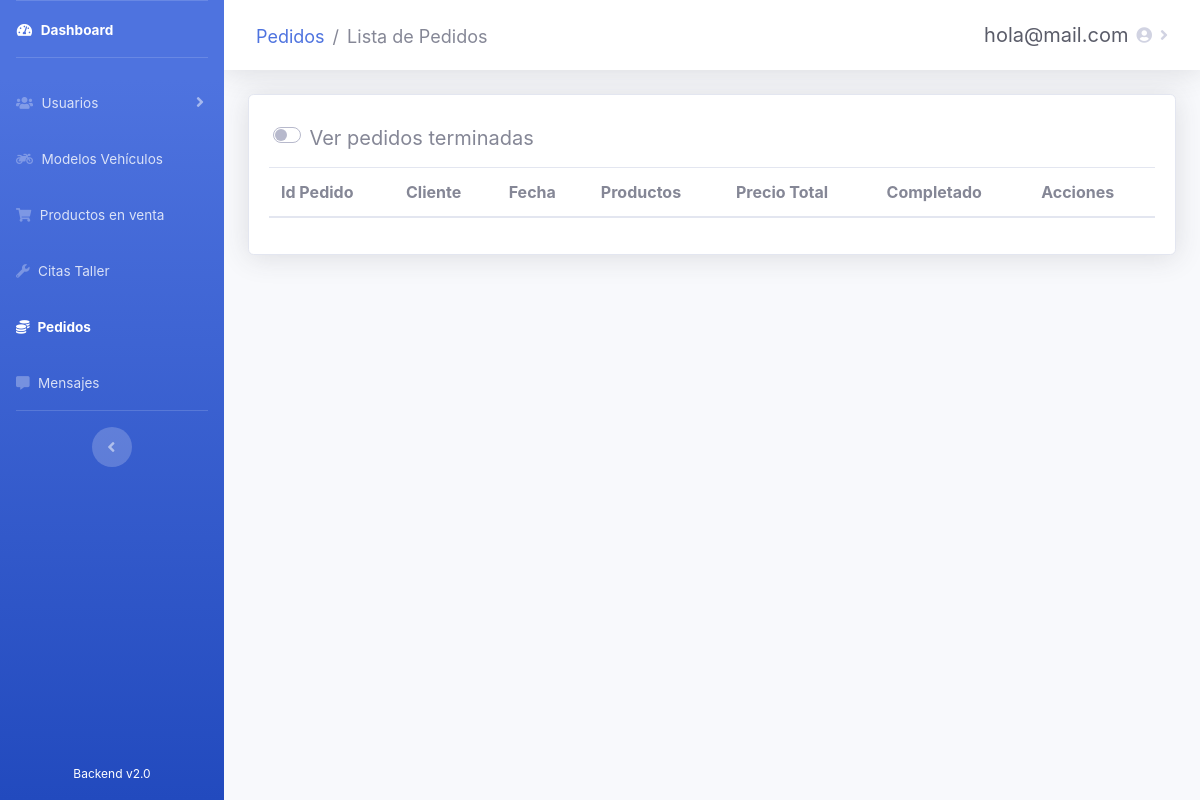
The app's page /admin/sales/pedidos.php (signed in), older data.
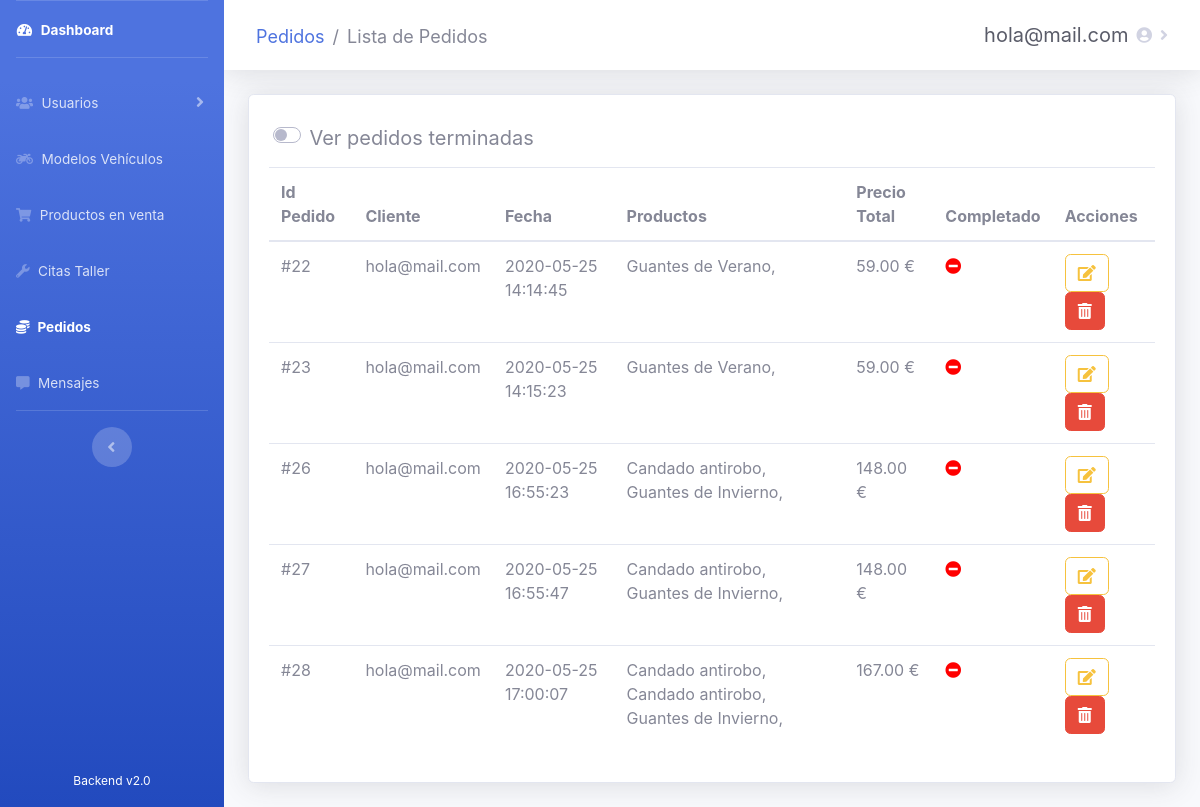
The same page, newer data.
### tables this page shows
CREATE TABLE `ventas` (
  `id_venta` int(10) NOT NULL,
  `id_usuario` int(10) NOT NULL,
  `fecha` datetime NOT NULL,
  `precio_total` double(8,2) NOT NULL,
  `completada` tinyint(4) NOT NULL DEFAULT 0
);

CREATE TABLE `usuarios` (
  `id_usuario` int(10) NOT NULL,
  `email` varchar(20) NOT NULL,
  `password` varchar(60) NOT NULL,
  `nombre` varchar(30) DEFAULT NULL,
  `apellidos` varchar(60) DEFAULT NULL,
  `direccion` varchar(100) DEFAULT NULL,
  `localidad` varchar(30) DEFAULT NULL,
  `provincia` int(10) DEFAULT NULL,
  `cp` int(5) DEFAULT NULL,
  `telefono` int(15) DEFAULT NULL,
  `is_admin` tinyint(1) DEFAULT 0
);

CREATE TABLE `productos` (
  `id_producto` int(10) NOT NULL,
  `nombre` varchar(20) NOT NULL,
  `precio` double(10,2) NOT NULL,
  `descripcion` text NOT NULL,
  `stock` int(10) NOT NULL,
  `imagen` mediumblob NOT NULL,
  `is_active` tinyint(1) NOT NULL
);

### admin/sales/pedidos.php (the view, shortened to what the changed rows need)
<?php
require_once('../recursos/conexionBD.php');
?>
<!DOCTYPE html>
<html lang="es">
<head>
    <link rel="stylesheet" href="https://use.fontawesome.com/releases/v5.11.2/css/all.css">
    <link href="../../css/sidebar-admin.css" rel="stylesheet">
    <link rel="stylesheet" type="text/css" href="https://cdn.datatables.net/v/bs4/dt-1.10.21/b-1.6.2/r-2.2.4/datatables.min.css" />
</head>
<body id="page-top">
    <div id="wrapper">
        <div id="content-wrapper" class="d-flex flex-column">
            <div id="content" style="max-height: 100%">
                <div class="container-fluid">
                    <div class="card shadow mb-4">
                        <div class="card-body">
                            <div class="table-responsive" id="pedidosPendientes">
                                <table class="table pedidos" cellspacing="0">
                                    <thead>
                                        <tr>
                                            <th>Id Pedido</th>
                                            <th>Cliente</th>
                                            <th>Fecha</th>
                                            <th>Productos</th>
                                            <th>Precio Total</th>
                                            <th>Completado</th>
                                            <th>Acciones</th>
                                        </tr>
                                    </thead>
                                    <tbody>
                                        <?php
                                        $consulta = "SELECT * FROM ventas WHERE completada = 0";
                                        $result = mysqli_query($conexion, $consulta);
                                        while ($fila = mysqli_fetch_array($result)) { ?>
                                            <tr>
                                                <td><?php echo "#" . $fila["id_venta"]; ?></td>
                                                <td><?php $consulta2 = "SELECT usuarios.email FROM ventas
                                                  INNER JOIN usuarios ON ventas.id_usuario = usuarios.id_usuario WHERE ventas.id_venta = $fila[id_venta]";
                                                    $result2 = mysqli_query($conexion, $consulta2);
                                                    while ($fila2 = mysqli_fetch_array($result2)) {
                                                        echo $fila2["email"];
                                                    }
                                                    ?></td>
                                                <td><?php echo $fila["fecha"]; ?></td>
                                                <td><?php $consulta3 = "SELECT productos.nombre FROM venta_productos
                                                  INNER JOIN productos ON venta_productos.id_producto = productos.id_producto WHERE venta_productos.id_venta = $fila[id_venta]";
                                                    $result3 = mysqli_query($conexion, $consulta3);
                                                    while ($fila3 = mysqli_fetch_array($result3)) {
                                                        echo $fila3["nombre"]. ", ";
                                                    }
                                                    ?></td>
                                                <td><?php echo $fila["precio_total"] . " €"; ?></td>
                                                <td><?php
                                                    if ($fila['completada'] == 1) {
                                                        echo "<span class='fas fa-check-circle' style='color:green'></span>";
                                                    } else {
                                                        echo "<span class='fas fa-minus-circle' style='color:red'></span>";
                                                    }
                                                    ?>
                                                </td>
                                                <td>
                                                    <a class="btn btn-outline-warning noFocus" href="#" title="Cambiar estado de pedido" onclick="cambiarEstadoPedido('<?php echo $fila["id_venta"]; ?>');"><i class='fas fa-edit'></i></a>
                                                    <a class="btn btn-danger noFocus" title="Anular Pedido" style="cursor: pointer;" onclick="borrarPedido('<?php echo $fila["id_venta"]; ?>');"><i class="fas fa-trash-alt" style="color: white"></i></a>
                                                </td>
                                            </tr>
                                        <?php }; ?>
                                    </tbody>
                                </table>
                            </div>
                        </div>
                    </div>
                </div>
            </div>
        </div>
    </div>
</body>
</html>

Row changes from the older to the newer data that the page shows:
added ventas: id_venta "22", fecha "2020-05-25 14:14:45", precio_total "59.00", completada 0 (drawn)
now on this page (row unchanged): usuarios: email "hola@mail.com"
now on this page (row edited): productos: nombre "Guantes de Verano"
added ventas: id_venta "23", fecha "2020-05-25 14:15:23", precio_total "59.00", completada 0 (drawn)
added ventas: id_venta "26", fecha "2020-05-25 16:55:23", precio_total "148.00", completada 0 (drawn)
now on this page (row edited): productos: nombre "Candado antirobo"
now on this page (row edited): productos: nombre "Guantes de Invierno"
added ventas: id_venta "27", fecha "2020-05-25 16:55:47", precio_total "148.00", completada 0 (drawn)
added ventas: id_venta "28", fecha "2020-05-25 17:00:07", precio_total "167.00", completada 0 (drawn)
